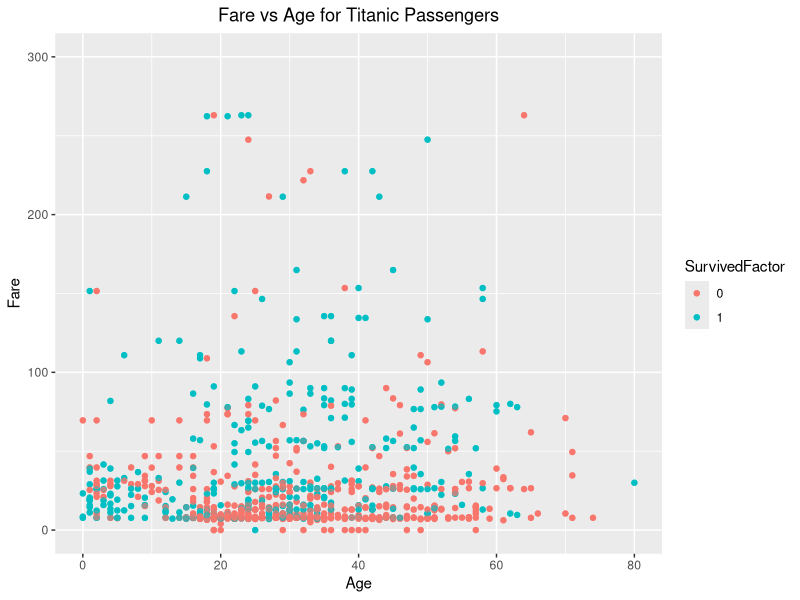
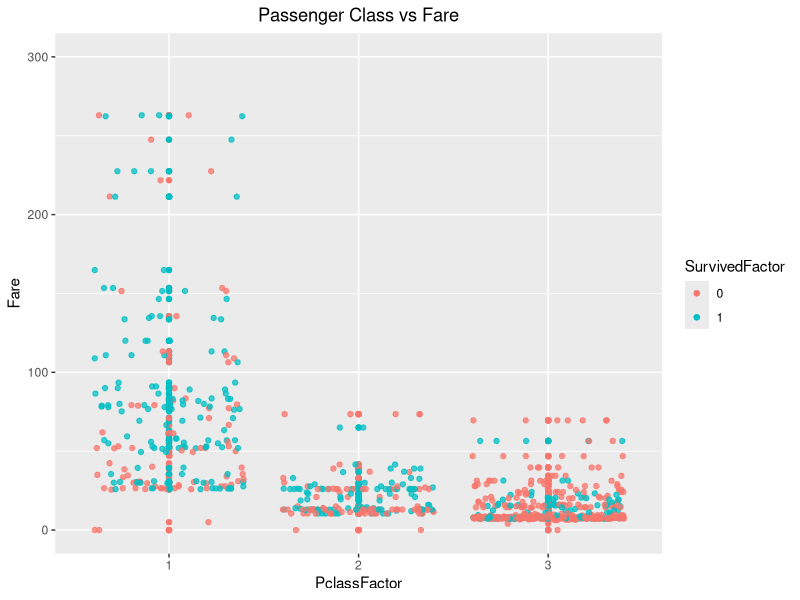
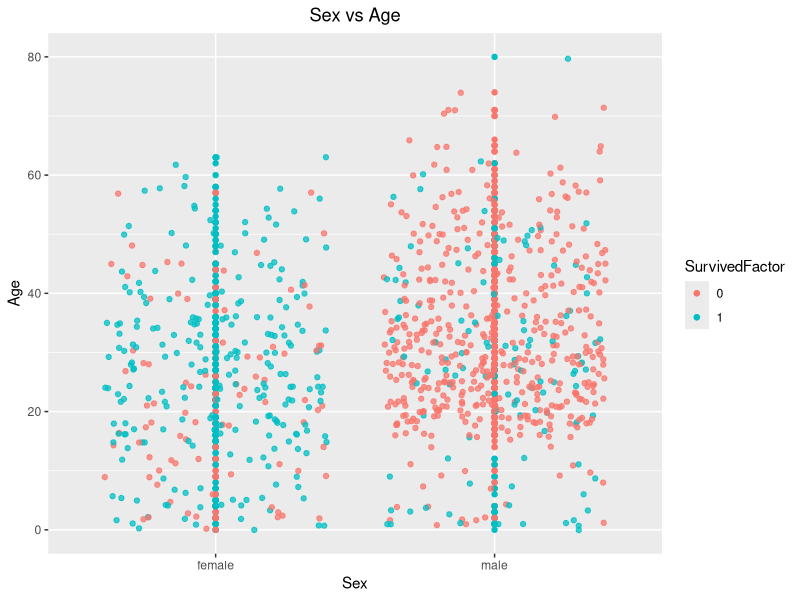
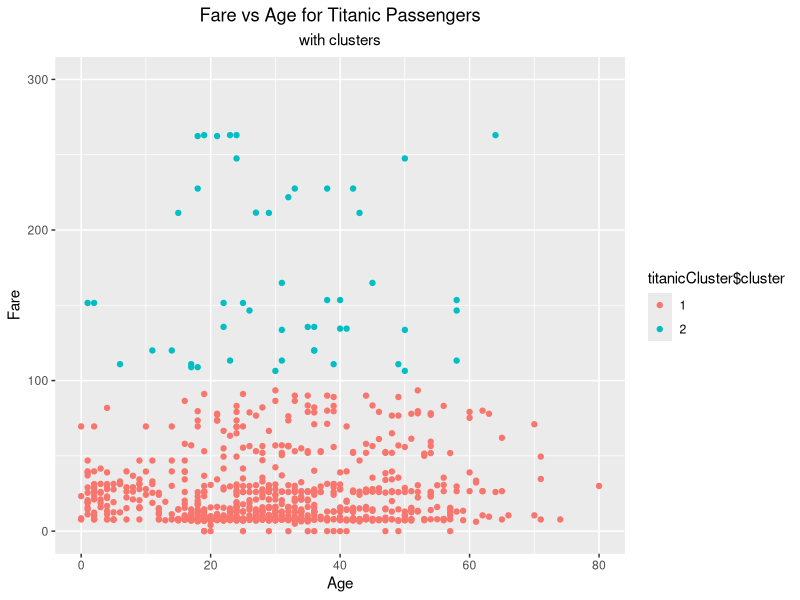
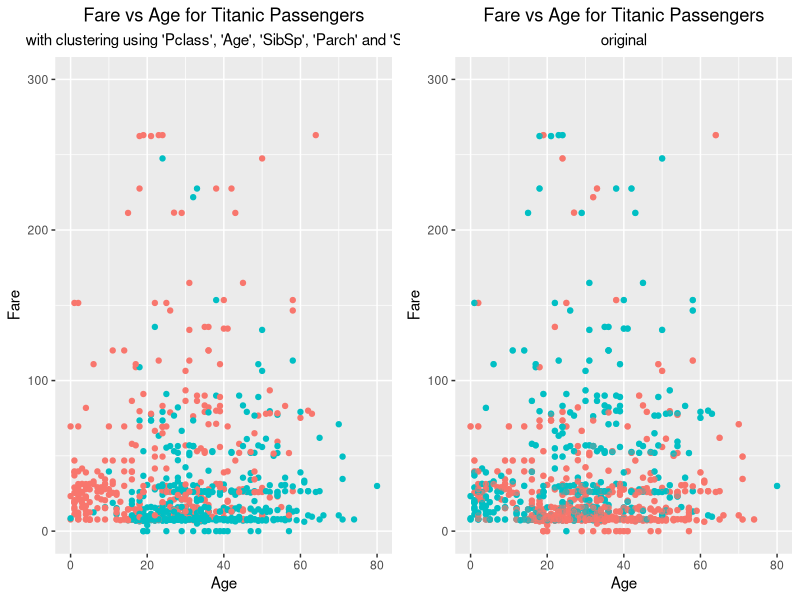
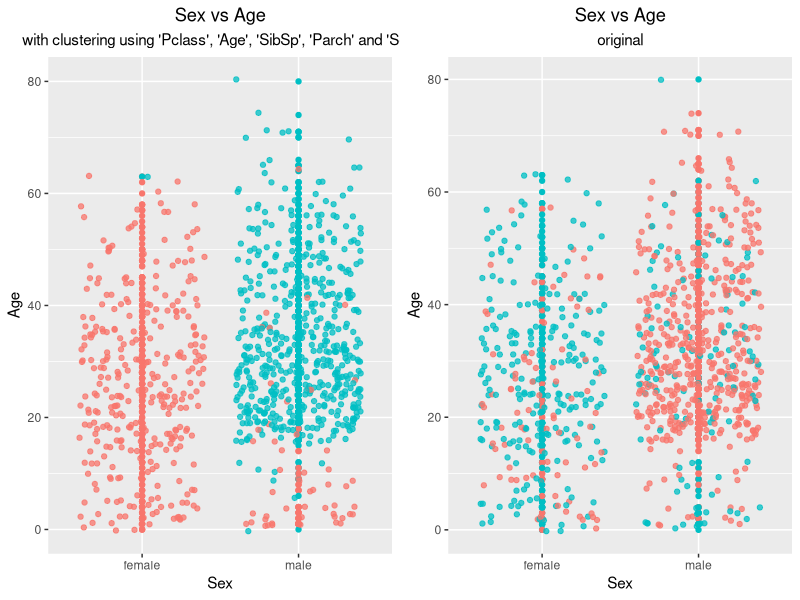
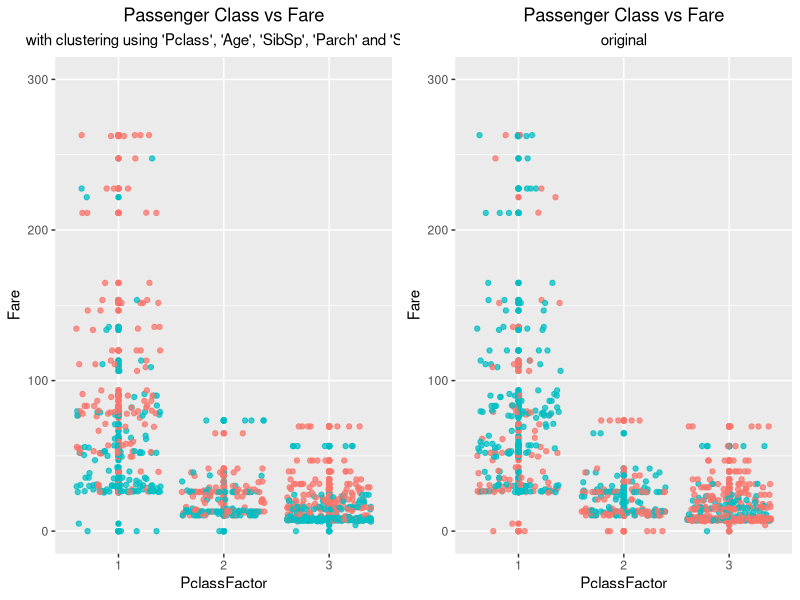

The R script that drew these images, in order:
## ---- chunk 1
knitr::opts_chunk$set(echo = TRUE)
library("ggplot2")
library("lattice")
library("gridExtra")
theme_update(plot.title = element_text(hjust = 0.5))
theme_update(plot.subtitle = element_text(hjust = 0.5))
## ---- chunk 2
titanic.df <- read.csv("titanic.csv",header=TRUE)

# inspect the different attributes of the data set given
attributes(titanic.df)$names

# make "Survived" and "Pclass" into factors, as they are currently numerical
titanic.df = within(titanic.df, {SurvivedFactor = factor(Survived)})
titanic.df = within(titanic.df, {PclassFactor = factor(Pclass)})

## ---- chunk 3
# Fare vs Age
p = qplot(Age, Fare, data=titanic.df, colour=SurvivedFactor, na.rm=TRUE) 
p + ggtitle("Fare vs Age for Titanic Passengers") + geom_point(alpha = 0.5, na.rm=TRUE) + ylim(0, 300)
## ---- chunk 4
# Pclass vs Fare
# The three points that aren't in range were all class 1 and all survived
q = qplot(PclassFactor, Fare, data=titanic.df, colour=SurvivedFactor, na.rm=TRUE)
q + geom_jitter(alpha = 0.75, na.rm=TRUE) + ggtitle("Passenger Class vs Fare") + ylim(0, 300) 
## ---- chunk 5
# Sex vs Age
r = qplot(Sex, Age, data=titanic.df, colour=SurvivedFactor)
r + geom_jitter(alpha = 0.75) + ggtitle("Sex vs Age")
## ---- chunk 6
set.seed(99) # sets a seed for random number generator
## ---- chunk 7
# perform a k-means clustering with 20 iterations, using only the "Age" and "Fare" attributes
titanicCluster = kmeans(titanic.df[c(6,10)], 2, nstart = 20, iter.max = 20)
## ---- chunk 8
titanicCluster$size    # size of each cluster
## ---- chunk 9
survivors = 0
for (i in seq(1,length(titanic.df$Survived))) {
     if (titanic.df$Survived[i] == 1) {
         survivors = survivors + 1
     }
}
print(survivors)
## ---- chunk 10
titanicCluster$centers    # means of each cluster
## ---- chunk 11
# columns are survived/not survived, rows are the two clusters created
table(titanicCluster$cluster, titanic.df$SurvivedFactor)
## ---- chunk 12
# scatter plot of the two clusters in Age vs Fare attributes
titanicCluster$cluster <- as.factor(titanicCluster$cluster)
p = qplot(Age, Fare, data=titanic.df, colour = titanicCluster$cluster, na.rm = TRUE)
p + ggtitle("Fare vs Age for Titanic Passengers", subtitle = "with clusters") + ylim(0, 300)
## ---- chunk 13
# encode the "Sex" attribute and add it into the titanic dataframe
titanic.df = within(titanic.df, {Sex_encoded = as.numeric(as.factor(titanic.df$Sex))})

# perform a k-means clustering using "Pclass", "Age", "Sibsp", "Parch" and "Sex" (encoded) attributes
# with scaled values
# with 2 clusters and 20 iterations
titanicCluster2 = kmeans(scale(titanic.df[c(3,6,7,8,19)]), 2, nstart = 20, iter.max = 20)
## ---- chunk 14
titanicCluster2$size    # size of each cluster
## ---- chunk 15
# columns are survived/not survived, rows are the two clusters created
table(titanicCluster2$cluster, titanic.df$SurvivedFactor)
## ---- chunk 16
# rotate the cluster groups so 1 corresponds to died and 2 corresponds to survived
# this is only a last resort to make the information look good on the plots below...
# we can't reuse this particular cluster again...
for (i in seq(1,length(titanicCluster2$cluster))){
  if (titanicCluster2$cluster[i] == 1) {
    titanicCluster2$cluster[i] = 2
  } else if (titanicCluster2$cluster[i] == 2) {
    titanicCluster2$cluster[i] = 1
  }
}
## ---- chunk 17
# scatter plot of the two clusters in Age vs Fare attributes
titanicCluster2$cluster <- as.factor(titanicCluster2$cluster)
p = qplot(Age, Fare, data=titanic.df, colour = titanicCluster2$cluster, na.rm = TRUE) + ggtitle("Fare vs Age for Titanic Passengers", subtitle = "with clustering using 'Pclass', 'Age', 'SibSp', 'Parch' and 'Sex'") + ylim(0, 300) + theme(legend.position="none")
p2 = qplot(Age, Fare, data=titanic.df, colour=SurvivedFactor, na.rm=TRUE) + ggtitle("Fare vs Age for Titanic Passengers", subtitle = "original") + geom_point(alpha = 0.5, na.rm=TRUE) + ylim(0, 300) + theme(legend.position="none")
grid.arrange(p, p2, ncol=2)    # plot side by side

# Sex vs Age
q = qplot(Sex, Age, data=titanic.df, colour=titanicCluster2$cluster) + geom_jitter(alpha = 0.75) + ggtitle("Sex vs Age", subtitle = "with clustering using 'Pclass', 'Age', 'SibSp', 'Parch' and 'Sex'") + theme(legend.position="none")
q2 = qplot(Sex, Age, data=titanic.df, colour=SurvivedFactor) + geom_jitter(alpha = 0.75) + ggtitle("Sex vs Age", subtitle = "original") + theme(legend.position="none")
grid.arrange(q, q2, ncol=2)    # plot side by side

# Pclass vs Fare
# The three points that aren't in range were all class 1 and all survived
r = qplot(PclassFactor, Fare, data=titanic.df, colour=titanicCluster2$cluster, na.rm=TRUE) + geom_jitter(alpha = 0.75, na.rm=TRUE) + ggtitle("Passenger Class vs Fare", subtitle = "with clustering using 'Pclass', 'Age', 'SibSp', 'Parch' and 'Sex'") + ylim(0, 300) + theme(legend.position="none")
r2 = qplot(PclassFactor, Fare, data=titanic.df, colour=SurvivedFactor, na.rm=TRUE) + geom_jitter(alpha = 0.75, na.rm=TRUE) + ggtitle("Passenger Class vs Fare", subtitle = "original") + theme(legend.position="none") + ylim(0, 300)
grid.arrange(r, r2, ncol=2)    # plot side by side
